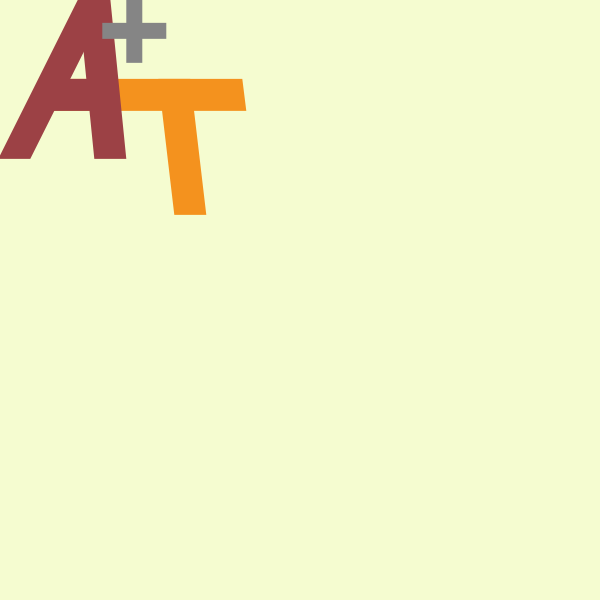
Frame 1 (no input)
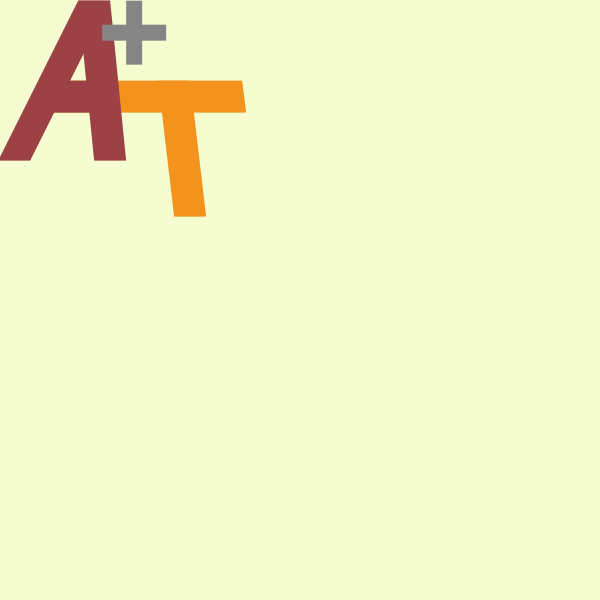
Frame 60 (the mouse pressed at the canvas centre just before this capture)
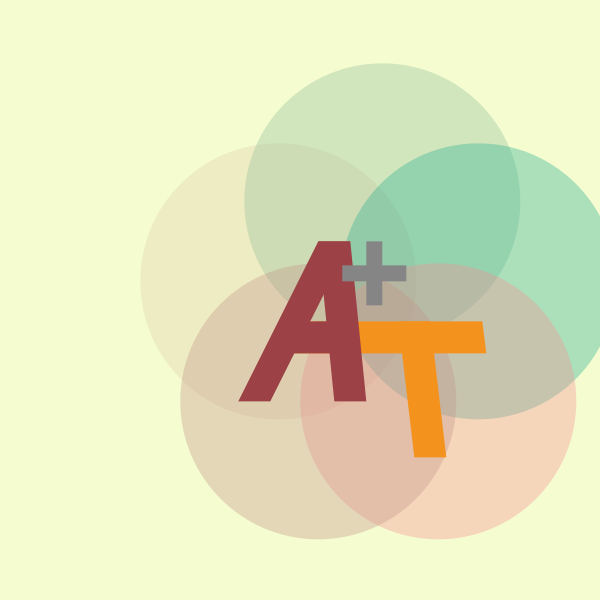
Frame 120 (the mouse held since frame 60 and released just before this capture)

The Processing sketch that drew these frames (run headless with seeded random() and noise(); from frame 60 on, the mouse is pressed at the canvas centre):

// Processing sketch: processing_97399
// ── processing_97399.pde

int r = 50;

void setup() {
  size(600, 600);
   noStroke();
}

void draw() {
  background(245,252,208);
  scale(0.8);
  translate(mouseX+random(-3.3), mouseY+random(-3,3));
  
  if (mousePressed) {
     //draw flower
  fill(random(0,255),random(144,217),random(133,173),90);
  ellipse(50,50,r,r);
  fill(random(0,255),random(144,217),random(133,173),90);
  ellipse(180,-50,r,r);
  fill(random(0,255),random(144,217),random(133,173),90);
  ellipse(300,50,r,r);
  fill(random(0,255),random(144,217),random(133,173),90);
  ellipse(250,200,r,r);
  fill(random(0,255),random(144,217),random(133,173),90);
  ellipse(100,200,r,r);
  r = r + 5;
  }else{
    r=50;
  }

  
  
  //draw T
  
  fill(244, 146, 30);
  quad(60, 100, 305, 100, 310, 140, 60, 140);
  quad(200, 100, 240, 100, 260, 270, 220, 270);
  
  
  //draw A
  
  fill(156,65,69);
  quad(0, 200, 100, 0, 140, 0, 40, 200);
  quad(100, 0, 140, 0, 160, 200, 120, 200);
  quad(60, 100, 130, 100, 130, 140, 60, 140);
  
  //draw +
  
  fill(133);
  rect(130, 30, 80, 20);
  rect(160, 0, 20, 80);
  
}
